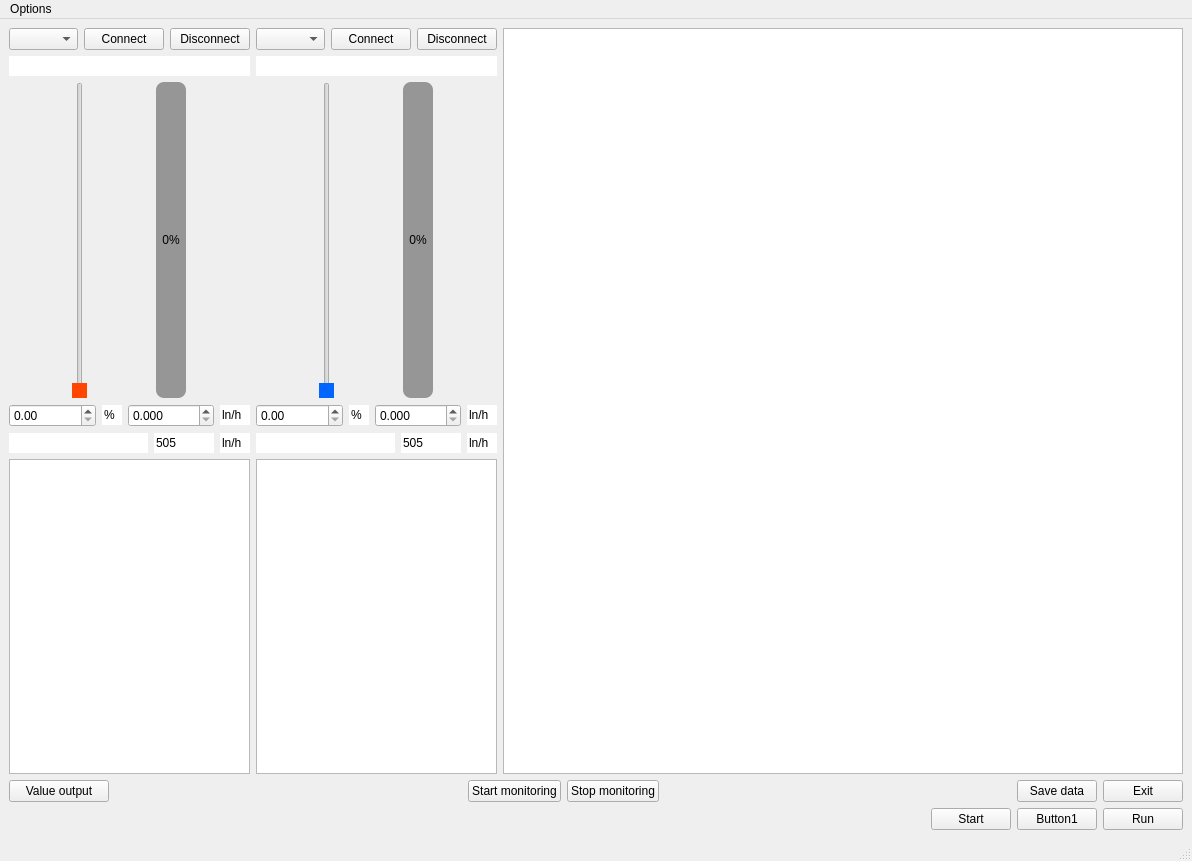
<?xml version="1.0" encoding="UTF-8"?>
<ui version="4.0">
 <class>MainWindow</class>
 <widget class="QMainWindow" name="MainWindow">
  <property name="geometry">
   <rect>
    <x>0</x>
    <y>0</y>
    <width>1192</width>
    <height>861</height>
   </rect>
  </property>
  <property name="windowTitle">
   <string>MainWindow</string>
  </property>
  <widget class="QWidget" name="centralwidget">
   <layout class="QGridLayout" name="gridLayout">
    <item row="0" column="0">
     <layout class="QVBoxLayout" name="verticalLayout_3">
      <item>
       <layout class="QHBoxLayout" name="horizontalLayout_15" stretch="1,6">
        <item>
         <layout class="QHBoxLayout" name="horizontalLayout_14">
          <item>
           <layout class="QVBoxLayout" name="verticalLayout_2">
            <item>
             <layout class="QHBoxLayout" name="horizontalLayout">
              <item>
               <widget class="QComboBox" name="comboBox">
                <property name="minimumSize">
                 <size>
                  <width>69</width>
                  <height>0</height>
                 </size>
                </property>
               </widget>
              </item>
              <item>
               <widget class="QPushButton" name="pushButton_Start_1">
                <property name="text">
                 <string>Connect</string>
                </property>
               </widget>
              </item>
              <item>
               <widget class="QPushButton" name="pushButton_stop_1">
                <property name="text">
                 <string>Disconnect</string>
                </property>
               </widget>
              </item>
             </layout>
            </item>
            <item>
             <widget class="QLineEdit" name="lineEdit_gas_1">
              <property name="frame">
               <bool>false</bool>
              </property>
              <property name="readOnly">
               <bool>true</bool>
              </property>
             </widget>
            </item>
            <item>
             <layout class="QHBoxLayout" name="horizontalLayout_6">
              <item>
               <widget class="QSlider" name="verticalSlider_1">
                <property name="contextMenuPolicy">
                 <enum>Qt::PreventContextMenu</enum>
                </property>
                <property name="styleSheet">
                 <string notr="true">QSlider::handle:vertical
 {
    height: 10px;
    background: rgb(255, 69, 0);
    margin: 0 -4px; /* expand outside the groove */
}
</string>
                </property>
                <property name="maximum">
                 <number>32000</number>
                </property>
                <property name="value">
                 <number>0</number>
                </property>
                <property name="sliderPosition">
                 <number>0</number>
                </property>
                <property name="tracking">
                 <bool>false</bool>
                </property>
                <property name="orientation">
                 <enum>Qt::Vertical</enum>
                </property>
                <property name="tickPosition">
                 <enum>QSlider::NoTicks</enum>
                </property>
                <property name="tickInterval">
                 <number>0</number>
                </property>
               </widget>
              </item>
              <item>
               <widget class="QProgressBar" name="progressBar_1">
                <property name="minimumSize">
                 <size>
                  <width>30</width>
                  <height>0</height>
                 </size>
                </property>
                <property name="styleSheet">
                 <string notr="true">QProgressBar
{
	border-radius : 8px;
	background-color: rgb(150, 150, 150);
}

QProgressBar::chunk
{
	border-radius : 8px;
	background-color: rgb(255, 69, 0);
}</string>
                </property>
                <property name="value">
                 <number>0</number>
                </property>
                <property name="alignment">
                 <set>Qt::AlignCenter</set>
                </property>
                <property name="textVisible">
                 <bool>true</bool>
                </property>
                <property name="orientation">
                 <enum>Qt::Vertical</enum>
                </property>
                <property name="invertedAppearance">
                 <bool>false</bool>
                </property>
                <property name="textDirection">
                 <enum>QProgressBar::TopToBottom</enum>
                </property>
                <property name="format">
                 <string>%p%</string>
                </property>
               </widget>
              </item>
             </layout>
            </item>
            <item>
             <layout class="QHBoxLayout" name="horizontalLayout_8">
              <item>
               <widget class="QDoubleSpinBox" name="doubleSpinBox_persent_1">
                <property name="decimals">
                 <number>2</number>
                </property>
                <property name="maximum">
                 <double>100.000000000000000</double>
                </property>
                <property name="singleStep">
                 <double>0.100000000000000</double>
                </property>
               </widget>
              </item>
              <item>
               <widget class="QLineEdit" name="lineEdit_persent_1">
                <property name="maximumSize">
                 <size>
                  <width>20</width>
                  <height>16777215</height>
                 </size>
                </property>
                <property name="text">
                 <string>%</string>
                </property>
                <property name="maxLength">
                 <number>10</number>
                </property>
                <property name="frame">
                 <bool>false</bool>
                </property>
                <property name="readOnly">
                 <bool>true</bool>
                </property>
               </widget>
              </item>
              <item>
               <widget class="QDoubleSpinBox" name="doubleSpinBox_value_1">
                <property name="decimals">
                 <number>3</number>
                </property>
                <property name="singleStep">
                 <double>0.100000000000000</double>
                </property>
               </widget>
              </item>
              <item>
               <widget class="QLineEdit" name="lineEdit_value_ln_h_1">
                <property name="maximumSize">
                 <size>
                  <width>30</width>
                  <height>16777215</height>
                 </size>
                </property>
                <property name="text">
                 <string>ln/h</string>
                </property>
                <property name="frame">
                 <bool>false</bool>
                </property>
                <property name="readOnly">
                 <bool>true</bool>
                </property>
               </widget>
              </item>
             </layout>
            </item>
            <item>
             <layout class="QHBoxLayout" name="horizontalLayout_12">
              <item>
               <widget class="QLineEdit" name="lineEdit_temperature_1">
                <property name="frame">
                 <bool>false</bool>
                </property>
                <property name="readOnly">
                 <bool>true</bool>
                </property>
               </widget>
              </item>
              <item>
               <widget class="QLineEdit" name="lineEdit_value_1">
                <property name="sizePolicy">
                 <sizepolicy hsizetype="Expanding" vsizetype="Fixed">
                  <horstretch>0</horstretch>
                  <verstretch>0</verstretch>
                 </sizepolicy>
                </property>
                <property name="maximumSize">
                 <size>
                  <width>60</width>
                  <height>16777215</height>
                 </size>
                </property>
                <property name="text">
                 <string>505</string>
                </property>
                <property name="frame">
                 <bool>false</bool>
                </property>
                <property name="readOnly">
                 <bool>true</bool>
                </property>
               </widget>
              </item>
              <item>
               <widget class="QLineEdit" name="lineEdit_value_ln_h_3">
                <property name="maximumSize">
                 <size>
                  <width>30</width>
                  <height>16777215</height>
                 </size>
                </property>
                <property name="text">
                 <string>ln/h</string>
                </property>
                <property name="frame">
                 <bool>false</bool>
                </property>
                <property name="readOnly">
                 <bool>true</bool>
                </property>
               </widget>
              </item>
             </layout>
            </item>
            <item>
             <widget class="QTextEdit" name="textEdit_1"/>
            </item>
           </layout>
          </item>
          <item>
           <layout class="QVBoxLayout" name="verticalLayout">
            <item>
             <layout class="QHBoxLayout" name="horizontalLayout_3">
              <item>
               <widget class="QComboBox" name="comboBox_2">
                <property name="sizePolicy">
                 <sizepolicy hsizetype="Preferred" vsizetype="Fixed">
                  <horstretch>0</horstretch>
                  <verstretch>0</verstretch>
                 </sizepolicy>
                </property>
                <property name="minimumSize">
                 <size>
                  <width>69</width>
                  <height>0</height>
                 </size>
                </property>
                <property name="currentText">
                 <string/>
                </property>
               </widget>
              </item>
              <item>
               <widget class="QPushButton" name="pushButton_Start_2">
                <property name="text">
                 <string>Connect</string>
                </property>
               </widget>
              </item>
              <item>
               <widget class="QPushButton" name="pushButton_stop_2">
                <property name="text">
                 <string>Disconnect</string>
                </property>
               </widget>
              </item>
             </layout>
            </item>
            <item>
             <widget class="QLineEdit" name="lineEdit_gas_2">
              <property name="frame">
               <bool>false</bool>
              </property>
              <property name="readOnly">
               <bool>true</bool>
              </property>
             </widget>
            </item>
            <item>
             <layout class="QHBoxLayout" name="horizontalLayout_7">
              <item>
               <widget class="QSlider" name="verticalSlider_2">
                <property name="styleSheet">
                 <string notr="true">QSlider::handle:vertical
 {
    height: 10px;
    background: rgb(0, 102, 255);
    margin: 0 -4px; /* expand outside the groove */
}
</string>
                </property>
                <property name="maximum">
                 <number>32000</number>
                </property>
                <property name="value">
                 <number>0</number>
                </property>
                <property name="tracking">
                 <bool>false</bool>
                </property>
                <property name="orientation">
                 <enum>Qt::Vertical</enum>
                </property>
               </widget>
              </item>
              <item>
               <widget class="QProgressBar" name="progressBar_2">
                <property name="minimumSize">
                 <size>
                  <width>30</width>
                  <height>0</height>
                 </size>
                </property>
                <property name="styleSheet">
                 <string notr="true">QProgressBar
{
	border-radius : 8px;
	background-color: rgb(150, 150, 150);
}

QProgressBar::chunk
{
	border-radius : 8px;
	background-color: rgb(0, 102, 255);
}
</string>
                </property>
                <property name="value">
                 <number>0</number>
                </property>
                <property name="alignment">
                 <set>Qt::AlignCenter</set>
                </property>
                <property name="textVisible">
                 <bool>true</bool>
                </property>
                <property name="orientation">
                 <enum>Qt::Vertical</enum>
                </property>
                <property name="invertedAppearance">
                 <bool>false</bool>
                </property>
                <property name="textDirection">
                 <enum>QProgressBar::TopToBottom</enum>
                </property>
                <property name="format">
                 <string>%p%</string>
                </property>
               </widget>
              </item>
             </layout>
            </item>
            <item>
             <layout class="QHBoxLayout" name="horizontalLayout_9">
              <item>
               <widget class="QDoubleSpinBox" name="doubleSpinBox_persent_2">
                <property name="decimals">
                 <number>2</number>
                </property>
                <property name="maximum">
                 <double>100.000000000000000</double>
                </property>
                <property name="singleStep">
                 <double>0.100000000000000</double>
                </property>
               </widget>
              </item>
              <item>
               <widget class="QLineEdit" name="lineEdit_persent_2">
                <property name="maximumSize">
                 <size>
                  <width>20</width>
                  <height>16777215</height>
                 </size>
                </property>
                <property name="text">
                 <string>%</string>
                </property>
                <property name="maxLength">
                 <number>10</number>
                </property>
                <property name="frame">
                 <bool>false</bool>
                </property>
                <property name="readOnly">
                 <bool>true</bool>
                </property>
               </widget>
              </item>
              <item>
               <widget class="QDoubleSpinBox" name="doubleSpinBox_value_2">
                <property name="decimals">
                 <number>3</number>
                </property>
                <property name="singleStep">
                 <double>0.100000000000000</double>
                </property>
               </widget>
              </item>
              <item>
               <widget class="QLineEdit" name="lineEdit_value_ln_h_2">
                <property name="maximumSize">
                 <size>
                  <width>30</width>
                  <height>16777215</height>
                 </size>
                </property>
                <property name="text">
                 <string>ln/h</string>
                </property>
                <property name="frame">
                 <bool>false</bool>
                </property>
                <property name="readOnly">
                 <bool>true</bool>
                </property>
               </widget>
              </item>
             </layout>
            </item>
            <item>
             <layout class="QHBoxLayout" name="horizontalLayout_13">
              <item>
               <widget class="QLineEdit" name="lineEdit_temperature_2">
                <property name="frame">
                 <bool>false</bool>
                </property>
                <property name="readOnly">
                 <bool>true</bool>
                </property>
               </widget>
              </item>
              <item>
               <widget class="QLineEdit" name="lineEdit_value_2">
                <property name="maximumSize">
                 <size>
                  <width>60</width>
                  <height>16777215</height>
                 </size>
                </property>
                <property name="text">
                 <string>505</string>
                </property>
                <property name="frame">
                 <bool>false</bool>
                </property>
                <property name="readOnly">
                 <bool>true</bool>
                </property>
               </widget>
              </item>
              <item>
               <widget class="QLineEdit" name="lineEdit_value_ln_h_4">
                <property name="maximumSize">
                 <size>
                  <width>30</width>
                  <height>16777215</height>
                 </size>
                </property>
                <property name="text">
                 <string>ln/h</string>
                </property>
                <property name="frame">
                 <bool>false</bool>
                </property>
                <property name="readOnly">
                 <bool>true</bool>
                </property>
               </widget>
              </item>
             </layout>
            </item>
            <item>
             <widget class="QTextEdit" name="textEdit_2"/>
            </item>
           </layout>
          </item>
         </layout>
        </item>
        <item>
         <layout class="QHBoxLayout" name="horizontalLayout_5">
          <item>
           <widget class="PlotWidget" name="graphicsView_FS_1"/>
          </item>
         </layout>
        </item>
       </layout>
      </item>
      <item>
       <layout class="QHBoxLayout" name="horizontalLayout_2">
        <item>
         <widget class="QPushButton" name="pushButton_prob_2">
          <property name="minimumSize">
           <size>
            <width>100</width>
            <height>0</height>
           </size>
          </property>
          <property name="text">
           <string>Value output</string>
          </property>
         </widget>
        </item>
        <item>
         <spacer name="horizontalSpacer">
          <property name="orientation">
           <enum>Qt::Horizontal</enum>
          </property>
          <property name="sizeHint" stdset="0">
           <size>
            <width>40</width>
            <height>20</height>
           </size>
          </property>
         </spacer>
        </item>
        <item>
         <layout class="QHBoxLayout" name="horizontalLayout_4">
          <item>
           <widget class="QPushButton" name="pushButton_Start_monitoring">
            <property name="text">
             <string>Start monitoring</string>
            </property>
           </widget>
          </item>
          <item>
           <widget class="QPushButton" name="pushButton_Stop_monitoring">
            <property name="text">
             <string>Stop monitoring</string>
            </property>
           </widget>
          </item>
         </layout>
        </item>
        <item>
         <spacer name="horizontalSpacer_2">
          <property name="orientation">
           <enum>Qt::Horizontal</enum>
          </property>
          <property name="sizeHint" stdset="0">
           <size>
            <width>40</width>
            <height>20</height>
           </size>
          </property>
         </spacer>
        </item>
        <item>
         <widget class="QPushButton" name="pushButton_Save_data">
          <property name="text">
           <string>Save data</string>
          </property>
         </widget>
        </item>
        <item>
         <widget class="QPushButton" name="pushButton_Close">
          <property name="text">
           <string>Exit</string>
          </property>
         </widget>
        </item>
       </layout>
      </item>
     </layout>
    </item>
    <item row="1" column="0">
     <layout class="QHBoxLayout" name="horizontalLayout_16">
      <item>
       <spacer name="horizontalSpacer_3">
        <property name="orientation">
         <enum>Qt::Horizontal</enum>
        </property>
        <property name="sizeHint" stdset="0">
         <size>
          <width>40</width>
          <height>20</height>
         </size>
        </property>
       </spacer>
      </item>
      <item>
       <widget class="QPushButton" name="pushButton_start_test">
        <property name="text">
         <string>Start</string>
        </property>
       </widget>
      </item>
      <item>
       <widget class="QPushButton" name="pushButton_prob_1">
        <property name="text">
         <string>Button1</string>
        </property>
       </widget>
      </item>
      <item>
       <widget class="QPushButton" name="pushButton_run_test">
        <property name="text">
         <string>Run</string>
        </property>
       </widget>
      </item>
     </layout>
    </item>
   </layout>
  </widget>
  <widget class="QMenuBar" name="menubar">
   <property name="geometry">
    <rect>
     <x>0</x>
     <y>0</y>
     <width>1192</width>
     <height>22</height>
    </rect>
   </property>
   <widget class="QMenu" name="menuFile">
    <property name="title">
     <string>Options </string>
    </property>
    <addaction name="actionFind_com_port"/>
   </widget>
   <addaction name="menuFile"/>
  </widget>
  <widget class="QStatusBar" name="statusbar"/>
  <action name="actionFind_com_port">
   <property name="text">
    <string>Find COM port</string>
   </property>
  </action>
 </widget>
 <customwidgets>
  <customwidget>
   <class>PlotWidget</class>
   <extends>QGraphicsView</extends>
   <header>pyqtgraph</header>
  </customwidget>
 </customwidgets>
 <resources/>
 <connections/>
</ui>
